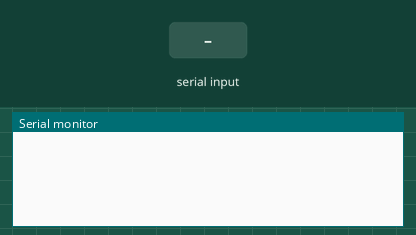
Recording of a sketch running on a simulated Arduino Uno, built with avr-gcc and run on an emulated ATmega328P. Parts: the last lines printed to the serial monitor. The test bench sets the inputs (shaded band).

Above: at 1.2 s.
1.3 s: "90,45\n" received over Serial
At 1.9 s:
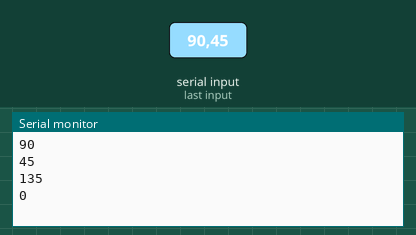
2.8 s: "30,150\n" received over Serial
At 3.1 s:
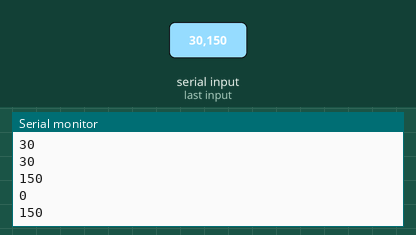
Timing chart, 0 to 5.8 s (numbered marks = the images above; inputs shaded):
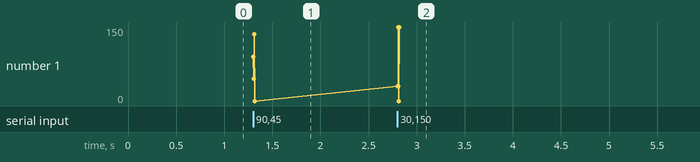

The sketch:

Lab1.ino
```cpp
int number1 = 0;
int number2 = 0;
int sum = 0;


void setup() {

  Serial.begin(9600);
  Serial.setTimeout(10);
}

void loop() {

   while (Serial.available()==0){}
   number1 = Serial.parseInt();
      Serial.println(number1);
    while (Serial.available()==0){}
     number2 = Serial.parseInt();
      Serial.println(number2);
      sum=number1+number2;
      Serial.println(sum);


}
```

Measured:
- after the input at 1.3 s, the serial monitor: prints a new line at once (image 1)
- after the input at 2.8 s, the serial monitor: prints a new line at once (image 2)
- plotted number 1: 0 → 150 after the input at 2.8 s
